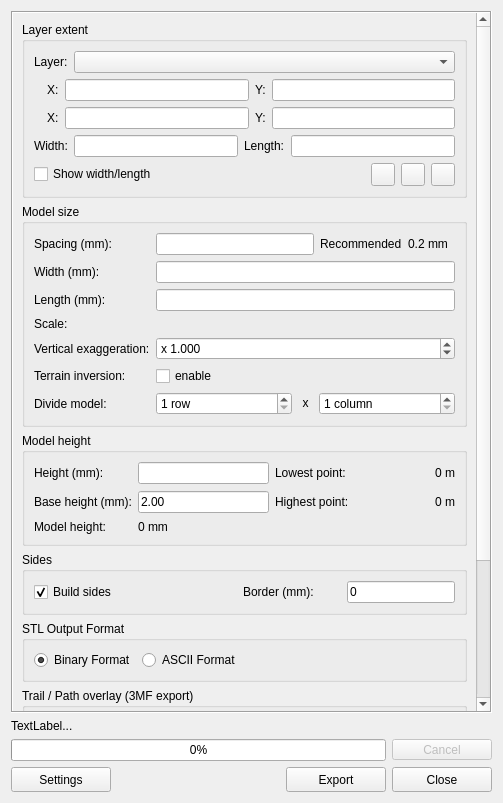
<?xml version="1.0" encoding="UTF-8"?>
<ui version="4.0">
 <class>DEMto3DDialogBase</class>
 <widget class="QDialog" name="DEMto3DDialogBase">
  <property name="windowModality">
   <enum>Qt::WindowModal</enum>
  </property>
  <property name="geometry">
   <rect>
    <x>0</x>
    <y>0</y>
    <width>503</width>
    <height>803</height>
   </rect>
  </property>
  <property name="windowTitle">
   <string>DEM 3D printing</string>
  </property>
  <property name="windowIcon">
   <iconset resource="../resources.qrc">
    <normaloff>:/plugins/DEMto3D/icons/demto3d.png</normaloff>:/plugins/DEMto3D/icons/demto3d.png</iconset>
  </property>
  <layout class="QVBoxLayout" name="verticalLayout">
   <item>
    <widget class="QScrollArea" name="scrollArea">
     <property name="frameShape">
      <enum>QFrame::Box</enum>
     </property>
     <property name="frameShadow">
      <enum>QFrame::Sunken</enum>
     </property>
     <property name="horizontalScrollBarPolicy">
      <enum>Qt::ScrollBarAlwaysOff</enum>
     </property>
     <property name="widgetResizable">
      <bool>true</bool>
     </property>
     <widget class="QWidget" name="scrollAreaWidgetContents">
      <property name="geometry">
       <rect>
        <x>0</x>
        <y>0</y>
        <width>456</width>
        <height>686</height>
       </rect>
      </property>
      <layout class="QVBoxLayout" name="verticalLayout_8">
       <item>
        <widget class="QGroupBox" name="groupBox_1">
         <property name="title">
          <string>Layer extent</string>
         </property>
         <layout class="QVBoxLayout" name="verticalLayout_3">
          <item>
           <layout class="QHBoxLayout" name="horizontalLayout_5">
            <item>
             <widget class="QLabel" name="label_19">
              <property name="text">
               <string>Layer:</string>
              </property>
             </widget>
            </item>
            <item alignment="Qt::AlignVCenter">
             <widget class="QgsMapLayerComboBox" name="mMapLayerComboBox">
              <property name="sizePolicy">
               <sizepolicy hsizetype="MinimumExpanding" vsizetype="Fixed">
                <horstretch>0</horstretch>
                <verstretch>0</verstretch>
               </sizepolicy>
              </property>
              <property name="showCrs">
               <bool>true</bool>
              </property>
             </widget>
            </item>
           </layout>
          </item>
          <item>
           <widget class="QFrame" name="LimitsAbsGframe">
            <layout class="QVBoxLayout" name="verticalLayout_7">
             <property name="leftMargin">
              <number>0</number>
             </property>
             <property name="topMargin">
              <number>0</number>
             </property>
             <property name="rightMargin">
              <number>0</number>
             </property>
             <property name="bottomMargin">
              <number>0</number>
             </property>
             <item>
              <layout class="QGridLayout" name="_3">
               <item row="0" column="2">
                <widget class="QLineEdit" name="XMaxLineEdit"/>
               </item>
               <item row="0" column="1">
                <widget class="QLabel" name="label_2">
                 <property name="text">
                  <string>X:</string>
                 </property>
                 <property name="buddy">
                  <cstring>XMaxLineEdit</cstring>
                 </property>
                </widget>
               </item>
               <item row="0" column="4">
                <widget class="QLineEdit" name="YMaxLineEdit"/>
               </item>
               <item row="1" column="0">
                <widget class="QLabel" name="label_4">
                 <property name="text">
                  <string/>
                 </property>
                 <property name="pixmap">
                  <pixmap resource="../resources.qrc">:/plugins/DEMto3D/icons/downleft.png</pixmap>
                 </property>
                </widget>
               </item>
               <item row="0" column="0">
                <widget class="QLabel" name="label">
                 <property name="pixmap">
                  <pixmap resource="../resources.qrc">:/plugins/DEMto3D/icons/upRight.png</pixmap>
                 </property>
                 <property name="alignment">
                  <set>Qt::AlignCenter</set>
                 </property>
                </widget>
               </item>
               <item row="1" column="1">
                <widget class="QLabel" name="label_5">
                 <property name="text">
                  <string>X:</string>
                 </property>
                 <property name="buddy">
                  <cstring>XMinLineEdit</cstring>
                 </property>
                </widget>
               </item>
               <item row="0" column="3">
                <widget class="QLabel" name="label_3">
                 <property name="text">
                  <string>Y:</string>
                 </property>
                 <property name="buddy">
                  <cstring>YMaxLineEdit</cstring>
                 </property>
                </widget>
               </item>
               <item row="1" column="2">
                <widget class="QLineEdit" name="XMinLineEdit"/>
               </item>
               <item row="1" column="4">
                <widget class="QLineEdit" name="YMinLineEdit"/>
               </item>
               <item row="1" column="3">
                <widget class="QLabel" name="label_6">
                 <property name="text">
                  <string>Y:</string>
                 </property>
                 <property name="buddy">
                  <cstring>YMinLineEdit</cstring>
                 </property>
                </widget>
               </item>
              </layout>
             </item>
            </layout>
           </widget>
          </item>
          <item>
           <widget class="QWidget" name="LimitsParamGframe" native="true">
            <layout class="QVBoxLayout" name="verticalLayout_6">
             <property name="leftMargin">
              <number>0</number>
             </property>
             <property name="topMargin">
              <number>0</number>
             </property>
             <property name="rightMargin">
              <number>0</number>
             </property>
             <property name="bottomMargin">
              <number>0</number>
             </property>
             <item>
              <layout class="QHBoxLayout" name="horizontalLayout_2">
               <item>
                <widget class="QLabel" name="label_20">
                 <property name="text">
                  <string>Width:</string>
                 </property>
                </widget>
               </item>
               <item>
                <widget class="QLineEdit" name="WidthGeoLineEdit"/>
               </item>
               <item>
                <widget class="QLabel" name="label_22">
                 <property name="text">
                  <string>Length:</string>
                 </property>
                </widget>
               </item>
               <item>
                <widget class="QLineEdit" name="HeightGeoLineEdit"/>
               </item>
              </layout>
             </item>
            </layout>
           </widget>
          </item>
          <item>
           <layout class="QHBoxLayout" name="horizontalLayout">
            <item>
             <widget class="QCheckBox" name="RotationCheckBox">
              <property name="text">
               <string>Show width/length</string>
              </property>
             </widget>
            </item>
            <item>
             <spacer name="horizontalSpacer">
              <property name="orientation">
               <enum>Qt::Horizontal</enum>
              </property>
              <property name="sizeHint" stdset="0">
               <size>
                <width>0</width>
                <height>0</height>
               </size>
              </property>
             </spacer>
            </item>
            <item>
             <widget class="QToolButton" name="FullExtToolButton">
              <property name="toolTip">
               <string>Select full extent</string>
              </property>
              <property name="statusTip">
               <string>Select full extent</string>
              </property>
              <property name="whatsThis">
               <string>Select full extent</string>
              </property>
              <property name="accessibleName">
               <string>Select full extent</string>
              </property>
              <property name="icon">
               <iconset resource="../resources.qrc">
                <normaloff>:/plugins/DEMto3D/icons/zoom-extent.png</normaloff>:/plugins/DEMto3D/icons/zoom-extent.png</iconset>
              </property>
             </widget>
            </item>
            <item>
             <widget class="QToolButton" name="LayerExtToolButton">
              <property name="toolTip">
               <string>Select layer extent</string>
              </property>
              <property name="statusTip">
               <string>Select layer extent</string>
              </property>
              <property name="whatsThis">
               <string>Select layer extent</string>
              </property>
              <property name="accessibleName">
               <string>Select layer extent</string>
              </property>
              <property name="icon">
               <iconset resource="../resources.qrc">
                <normaloff>:/plugins/DEMto3D/icons/zoom-layer.png</normaloff>:/plugins/DEMto3D/icons/zoom-layer.png</iconset>
              </property>
             </widget>
            </item>
            <item>
             <widget class="QToolButton" name="CustomExtToolButton">
              <property name="toolTip">
               <string>Draw extent</string>
              </property>
              <property name="statusTip">
               <string>Draw extent</string>
              </property>
              <property name="whatsThis">
               <string>Draw extent</string>
              </property>
              <property name="accessibleName">
               <string>Draw extent</string>
              </property>
              <property name="text">
               <string/>
              </property>
              <property name="icon">
               <iconset resource="../resources.qrc">
                <normaloff>:/plugins/DEMto3D/icons/zoom-region.png</normaloff>:/plugins/DEMto3D/icons/zoom-region.png</iconset>
              </property>
             </widget>
            </item>
           </layout>
          </item>
         </layout>
        </widget>
       </item>
       <item>
        <widget class="QGroupBox" name="groupBox_3">
         <property name="title">
          <string>Model size</string>
         </property>
         <layout class="QVBoxLayout" name="verticalLayout_4">
          <item>
           <layout class="QGridLayout" name="gridLayout_3">
            <item row="2" column="1">
             <widget class="QLineEdit" name="HeightLineEdit">
              <property name="sizePolicy">
               <sizepolicy hsizetype="Preferred" vsizetype="Fixed">
                <horstretch>0</horstretch>
                <verstretch>0</verstretch>
               </sizepolicy>
              </property>
             </widget>
            </item>
            <item row="0" column="0">
             <widget class="QLabel" name="label_9">
              <property name="text">
               <string>Spacing (mm):</string>
              </property>
              <property name="buddy">
               <cstring>SpacingLineEdit</cstring>
              </property>
             </widget>
            </item>
            <item row="1" column="1">
             <widget class="QLineEdit" name="WidthLineEdit">
              <property name="sizePolicy">
               <sizepolicy hsizetype="Preferred" vsizetype="Fixed">
                <horstretch>0</horstretch>
                <verstretch>0</verstretch>
               </sizepolicy>
              </property>
             </widget>
            </item>
            <item row="3" column="1">
             <widget class="QgsScaleWidget" name="ScaleLineEdit"/>
            </item>
            <item row="4" column="1">
             <widget class="QDoubleSpinBox" name="ZScaleDoubleSpinBox">
              <property name="prefix">
               <string>x </string>
              </property>
              <property name="decimals">
               <number>3</number>
              </property>
              <property name="singleStep">
               <double>0.100000000000000</double>
              </property>
              <property name="value">
               <double>1.000000000000000</double>
              </property>
             </widget>
            </item>
            <item row="2" column="0">
             <widget class="QLabel" name="label_13">
              <property name="text">
               <string>Length (mm):</string>
              </property>
              <property name="buddy">
               <cstring>HeightLineEdit</cstring>
              </property>
             </widget>
            </item>
            <item row="4" column="0">
             <widget class="QLabel" name="label_16">
              <property name="text">
               <string>Vertical exaggeration:</string>
              </property>
              <property name="buddy">
               <cstring>ZScaleDoubleSpinBox</cstring>
              </property>
             </widget>
            </item>
            <item row="5" column="0">
             <widget class="QLabel" name="label_7">
              <property name="text">
               <string>Terrain inversion:</string>
              </property>
              <property name="buddy">
               <cstring>RevereseZCheckBox</cstring>
              </property>
             </widget>
            </item>
            <item row="0" column="1">
             <layout class="QHBoxLayout" name="horizontalLayout_6">
              <item>
               <widget class="QLineEdit" name="SpacingLineEdit"/>
              </item>
              <item>
               <widget class="QLabel" name="label18">
                <property name="text">
                 <string>Recommended</string>
                </property>
               </widget>
              </item>
              <item>
               <widget class="QLabel" name="RecomSpacinglabel">
                <property name="minimumSize">
                 <size>
                  <width>47</width>
                  <height>20</height>
                 </size>
                </property>
                <property name="text">
                 <string>0.2 mm</string>
                </property>
               </widget>
              </item>
             </layout>
            </item>
            <item row="5" column="1">
             <widget class="QCheckBox" name="RevereseZCheckBox">
              <property name="text">
               <string>enable</string>
              </property>
             </widget>
            </item>
            <item row="1" column="0">
             <widget class="QLabel" name="label_12">
              <property name="text">
               <string>Width (mm):</string>
              </property>
              <property name="buddy">
               <cstring>WidthLineEdit</cstring>
              </property>
             </widget>
            </item>
            <item row="3" column="0">
             <widget class="QLabel" name="label_15">
              <property name="text">
               <string>Scale:</string>
              </property>
             </widget>
            </item>
            <item row="6" column="0">
             <widget class="QLabel" name="label_18">
              <property name="text">
               <string>Divide model:</string>
              </property>
             </widget>
            </item>
            <item row="6" column="1">
             <layout class="QHBoxLayout" name="horizontalLayout_4">
              <item>
               <widget class="QSpinBox" name="RowPartsSpinBox">
                <property name="suffix">
                 <string> row</string>
                </property>
                <property name="minimum">
                 <number>1</number>
                </property>
                <property name="value">
                 <number>1</number>
                </property>
               </widget>
              </item>
              <item>
               <widget class="QLabel" name="label_14">
                <property name="maximumSize">
                 <size>
                  <width>15</width>
                  <height>20</height>
                 </size>
                </property>
                <property name="text">
                 <string>x</string>
                </property>
                <property name="alignment">
                 <set>Qt::AlignCenter</set>
                </property>
               </widget>
              </item>
              <item>
               <widget class="QSpinBox" name="ColPartsSpinBox">
                <property name="suffix">
                 <string> column</string>
                </property>
                <property name="minimum">
                 <number>1</number>
                </property>
                <property name="value">
                 <number>1</number>
                </property>
               </widget>
              </item>
             </layout>
            </item>
           </layout>
          </item>
         </layout>
        </widget>
       </item>
       <item>
        <widget class="QGroupBox" name="groupBox_5">
         <property name="title">
          <string>Model height</string>
         </property>
         <layout class="QVBoxLayout" name="verticalLayout_5">
          <item>
           <layout class="QGridLayout" name="gridLayout_2">
            <property name="verticalSpacing">
             <number>7</number>
            </property>
            <item row="1" column="1">
             <widget class="QLineEdit" name="BaseModellineEdit">
              <property name="text">
               <string>2.00</string>
              </property>
             </widget>
            </item>
            <item row="0" column="2">
             <widget class="QLabel" name="label_8">
              <property name="text">
               <string>Lowest point:</string>
              </property>
             </widget>
            </item>
            <item row="1" column="3">
             <widget class="QLabel" name="ZMaxLabel">
              <property name="minimumSize">
               <size>
                <width>100</width>
                <height>0</height>
               </size>
              </property>
              <property name="text">
               <string>0 m</string>
              </property>
              <property name="alignment">
               <set>Qt::AlignRight|Qt::AlignTrailing|Qt::AlignVCenter</set>
              </property>
             </widget>
            </item>
            <item row="2" column="0">
             <widget class="QLabel" name="label_11">
              <property name="sizePolicy">
               <sizepolicy hsizetype="Fixed" vsizetype="Preferred">
                <horstretch>0</horstretch>
                <verstretch>0</verstretch>
               </sizepolicy>
              </property>
              <property name="text">
               <string>Model height:</string>
              </property>
             </widget>
            </item>
            <item row="0" column="3">
             <widget class="QLabel" name="ZMinLabel">
              <property name="minimumSize">
               <size>
                <width>100</width>
                <height>0</height>
               </size>
              </property>
              <property name="text">
               <string>0 m</string>
              </property>
              <property name="alignment">
               <set>Qt::AlignRight|Qt::AlignTrailing|Qt::AlignVCenter</set>
              </property>
             </widget>
            </item>
            <item row="0" column="0">
             <widget class="QLabel" name="label_17">
              <property name="text">
               <string>Height (mm):</string>
              </property>
              <property name="buddy">
               <cstring>BaseHeightLineEdit</cstring>
              </property>
             </widget>
            </item>
            <item row="0" column="1">
             <widget class="QLineEdit" name="BaseHeightLineEdit"/>
            </item>
            <item row="2" column="1">
             <widget class="QLabel" name="HeightModelLabel">
              <property name="text">
               <string>0 mm</string>
              </property>
             </widget>
            </item>
            <item row="1" column="2">
             <widget class="QLabel" name="label_10">
              <property name="text">
               <string>Highest point:</string>
              </property>
             </widget>
            </item>
            <item row="1" column="0">
             <widget class="QLabel" name="label_21">
              <property name="text">
               <string>Base height (mm):</string>
              </property>
             </widget>
            </item>
           </layout>
          </item>
         </layout>
        </widget>
       </item>
       <item>
        <widget class="QGroupBox" name="groupBox">
         <property name="title">
          <string>Sides</string>
         </property>
         <layout class="QHBoxLayout" name="horizontalLayout_7">
          <item>
           <layout class="QGridLayout" name="gridLayout">
            <item row="0" column="4">
             <widget class="QLineEdit" name="borderModelLineEdit">
              <property name="sizePolicy">
               <sizepolicy hsizetype="Preferred" vsizetype="Fixed">
                <horstretch>0</horstretch>
                <verstretch>0</verstretch>
               </sizepolicy>
              </property>
              <property name="text">
               <string>0</string>
              </property>
             </widget>
            </item>
            <item row="0" column="0">
             <widget class="QCheckBox" name="SidesCheckBox">
              <property name="text">
               <string>Build sides</string>
              </property>
              <property name="checked">
               <bool>true</bool>
              </property>
             </widget>
            </item>
            <item row="0" column="2">
             <widget class="QLabel" name="label_23">
              <property name="text">
               <string>Border (mm):</string>
              </property>
             </widget>
            </item>
            <item row="0" column="1">
             <widget class="QLabel" name="label_24">
              <property name="text">
               <string/>
              </property>
             </widget>
            </item>
           </layout>
          </item>
         </layout>
        </widget>
       </item>
       <item>
        <widget class="QGroupBox" name="groupBox_2">
         <property name="title">
          <string>STL Output Format</string>
         </property>
         <layout class="QHBoxLayout" name="horizontalLayout_8">
          <item>
           <widget class="QRadioButton" name="radioButton_binary">
            <property name="text">
             <string>Binary Format</string>
            </property>
            <property name="checked">
             <bool>true</bool>
            </property>
           </widget>
          </item>
          <item>
           <widget class="QRadioButton" name="radioButton_ascii">
            <property name="text">
             <string>ASCII Format</string>
            </property>
           </widget>
          </item>
          <item>
           <spacer name="horizontalSpacer_2">
            <property name="orientation">
             <enum>Qt::Horizontal</enum>
            </property>
            <property name="sizeHint" stdset="0">
             <size>
              <width>40</width>
              <height>20</height>
             </size>
            </property>
           </spacer>
          </item>
         </layout>
        </widget>
       </item>
       <item>
        <widget class="QGroupBox" name="groupBox_trail">
         <property name="title">
          <string>Trail / Path overlay (3MF export)</string>
         </property>
         <layout class="QVBoxLayout" name="verticalLayout_trail">
          <item>
           <widget class="QCheckBox" name="TrailCheckBox">
            <property name="text">
             <string>Include trail layer</string>
            </property>
           </widget>
          </item>
          <item>
           <widget class="QWidget" name="trailContentWidget" native="true">
            <property name="enabled">
             <bool>false</bool>
            </property>
            <layout class="QGridLayout" name="gridLayout_trail">
             <item row="0" column="0">
              <widget class="QLabel" name="label_trail_layer">
               <property name="text">
                <string>Trail layer:</string>
               </property>
              </widget>
             </item>
             <item row="0" column="1" colspan="3">
              <widget class="QgsMapLayerComboBox" name="TrailLayerComboBox"/>
             </item>
             <item row="1" column="0">
              <widget class="QLabel" name="label_trail_mode">
               <property name="text">
                <string>Trail mode:</string>
               </property>
              </widget>
             </item>
             <item row="1" column="1" colspan="3">
              <widget class="QComboBox" name="TrailModeComboBox">
               <item>
                <property name="text">
                 <string>Raised (ridge above terrain)</string>
                </property>
               </item>
               <item>
                <property name="text">
                 <string>Engraved (groove into terrain)</string>
                </property>
               </item>
               <item>
                <property name="text">
                 <string>Separate mesh (multicolor / AMS)</string>
                </property>
               </item>
              </widget>
             </item>
             <item row="2" column="0">
              <widget class="QLabel" name="label_trail_width">
               <property name="text">
                <string>Width (mm):</string>
               </property>
              </widget>
             </item>
             <item row="2" column="1">
              <widget class="QDoubleSpinBox" name="TrailWidthSpinBox">
               <property name="minimum">
                <double>0.100000000000000</double>
               </property>
               <property name="maximum">
                <double>50.000000000000000</double>
               </property>
               <property name="singleStep">
                <double>0.100000000000000</double>
               </property>
               <property name="value">
                <double>2.000000000000000</double>
               </property>
               <property name="suffix">
                <string> mm</string>
               </property>
              </widget>
             </item>
             <item row="3" column="0">
              <widget class="QLabel" name="label_trail_height">
               <property name="text">
                <string>Height / depth (mm):</string>
               </property>
              </widget>
             </item>
             <item row="3" column="1">
              <widget class="QDoubleSpinBox" name="TrailHeightSpinBox">
               <property name="minimum">
                <double>0.100000000000000</double>
               </property>
               <property name="maximum">
                <double>20.000000000000000</double>
               </property>
               <property name="singleStep">
                <double>0.100000000000000</double>
               </property>
               <property name="value">
                <double>0.800000000000000</double>
               </property>
               <property name="suffix">
                <string> mm</string>
               </property>
              </widget>
             </item>
            </layout>
           </widget>
          </item>
         </layout>
        </widget>
       </item>
       <item>
        <spacer name="verticalSpacer">
         <property name="orientation">
          <enum>Qt::Vertical</enum>
         </property>
         <property name="sizeHint" stdset="0">
          <size>
           <width>20</width>
           <height>40</height>
          </size>
         </property>
        </spacer>
       </item>
      </layout>
     </widget>
    </widget>
   </item>
   <item>
    <layout class="QVBoxLayout" name="progressLayoutV">
     <item>
      <widget class="QLabel" name="ProgressLabel">
       <property name="text">
        <string>TextLabel...</string>
       </property>
      </widget>
     </item>
     <item>
      <layout class="QHBoxLayout" name="horizontalLayout_3">
       <item>
        <widget class="QProgressBar" name="progressBar">
         <property name="value">
          <number>0</number>
         </property>
        </widget>
       </item>
       <item>
        <widget class="QToolButton" name="cancelProgressToolButton">
         <property name="enabled">
          <bool>false</bool>
         </property>
         <property name="minimumSize">
          <size>
           <width>100</width>
           <height>0</height>
          </size>
         </property>
         <property name="text">
          <string>Cancel</string>
         </property>
        </widget>
       </item>
      </layout>
     </item>
    </layout>
   </item>
   <item>
    <layout class="QHBoxLayout" name="horizontalLayout_9">
     <item>
      <widget class="QPushButton" name="ParamPushButton">
       <property name="sizePolicy">
        <sizepolicy hsizetype="Fixed" vsizetype="Fixed">
         <horstretch>0</horstretch>
         <verstretch>0</verstretch>
        </sizepolicy>
       </property>
       <property name="minimumSize">
        <size>
         <width>100</width>
         <height>25</height>
        </size>
       </property>
       <property name="text">
        <string>Settings</string>
       </property>
       <property name="autoDefault">
        <bool>false</bool>
       </property>
      </widget>
     </item>
     <item>
      <spacer name="spacer">
       <property name="orientation">
        <enum>Qt::Horizontal</enum>
       </property>
       <property name="sizeType">
        <enum>QSizePolicy::Expanding</enum>
       </property>
       <property name="sizeHint" stdset="0">
        <size>
         <width>0</width>
         <height>0</height>
        </size>
       </property>
      </spacer>
     </item>
     <item>
      <widget class="QToolButton" name="STLToolButton">
       <property name="minimumSize">
        <size>
         <width>100</width>
         <height>25</height>
        </size>
       </property>
       <property name="maximumSize">
        <size>
         <width>100</width>
         <height>25</height>
        </size>
       </property>
       <property name="text">
        <string>Export</string>
       </property>
      </widget>
     </item>
     <item>
      <widget class="QToolButton" name="CancelToolButton">
       <property name="minimumSize">
        <size>
         <width>100</width>
         <height>25</height>
        </size>
       </property>
       <property name="maximumSize">
        <size>
         <width>100</width>
         <height>25</height>
        </size>
       </property>
       <property name="text">
        <string>Close</string>
       </property>
      </widget>
     </item>
    </layout>
   </item>
  </layout>
 </widget>
 <customwidgets>
  <customwidget>
   <class>QgsMapLayerComboBox</class>
   <extends>QComboBox</extends>
   <header>qgsmaplayercombobox.h</header>
  </customwidget>
  <customwidget>
   <class>QgsScaleWidget</class>
   <extends>QWidget</extends>
   <header>qgsscalewidget.h</header>
  </customwidget>
 </customwidgets>
 <tabstops>
  <tabstop>XMaxLineEdit</tabstop>
  <tabstop>YMaxLineEdit</tabstop>
  <tabstop>XMinLineEdit</tabstop>
  <tabstop>YMinLineEdit</tabstop>
  <tabstop>FullExtToolButton</tabstop>
  <tabstop>LayerExtToolButton</tabstop>
  <tabstop>CustomExtToolButton</tabstop>
  <tabstop>SpacingLineEdit</tabstop>
  <tabstop>WidthLineEdit</tabstop>
  <tabstop>HeightLineEdit</tabstop>
  <tabstop>ZScaleDoubleSpinBox</tabstop>
  <tabstop>RevereseZCheckBox</tabstop>
  <tabstop>BaseHeightLineEdit</tabstop>
  <tabstop>ParamPushButton</tabstop>
  <tabstop>STLToolButton</tabstop>
  <tabstop>CancelToolButton</tabstop>
 </tabstops>
 <resources>
  <include location="../resources.qrc"/>
 </resources>
 <connections>
  <connection>
   <sender>RotationCheckBox</sender>
   <signal>clicked(bool)</signal>
   <receiver>LimitsParamGframe</receiver>
   <slot>setVisible(bool)</slot>
   <hints>
    <hint type="sourcelabel">
     <x>109</x>
     <y>207</y>
    </hint>
    <hint type="destinationlabel">
     <x>111</x>
     <y>176</y>
    </hint>
   </hints>
  </connection>
  <connection>
   <sender>SidesCheckBox</sender>
   <signal>clicked(bool)</signal>
   <receiver>borderModelLineEdit</receiver>
   <slot>setEnabled(bool)</slot>
   <hints>
    <hint type="sourcelabel">
     <x>95</x>
     <y>653</y>
    </hint>
    <hint type="destinationlabel">
     <x>410</x>
     <y>655</y>
    </hint>
   </hints>
  </connection>
 </connections>
</ui>
